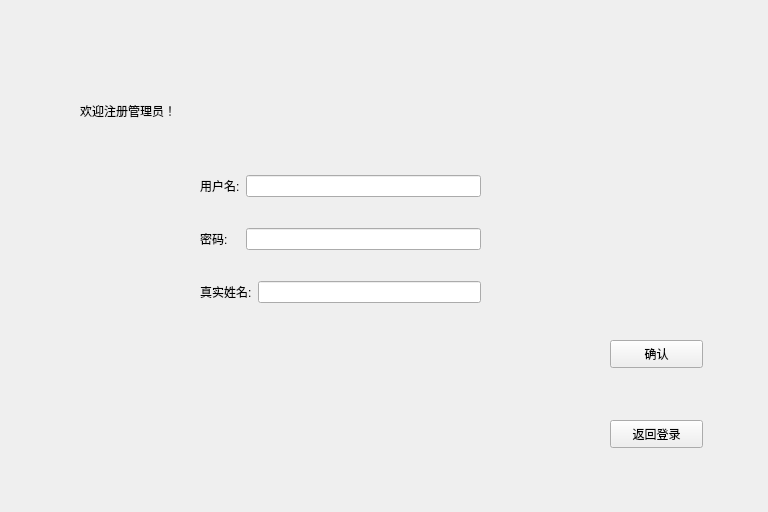
<?xml version="1.0" encoding="UTF-8"?>
<ui version="4.0">
 <class>adregister</class>
 <widget class="QWidget" name="adregister">
  <property name="geometry">
   <rect>
    <x>0</x>
    <y>0</y>
    <width>768</width>
    <height>512</height>
   </rect>
  </property>
  <property name="windowTitle">
   <string>Form</string>
  </property>
  <widget class="QWidget" name="widget" native="true">
   <property name="geometry">
    <rect>
     <x>200</x>
     <y>150</y>
     <width>281</width>
     <height>181</height>
    </rect>
   </property>
   <layout class="QGridLayout" name="gridLayout">
    <item row="0" column="0">
     <widget class="QLabel" name="label">
      <property name="text">
       <string>用户名:</string>
      </property>
     </widget>
    </item>
    <item row="0" column="1" colspan="2">
     <widget class="QLineEdit" name="lineEdit"/>
    </item>
    <item row="1" column="0">
     <widget class="QLabel" name="label_2">
      <property name="text">
       <string>密码:</string>
      </property>
     </widget>
    </item>
    <item row="1" column="1" colspan="2">
     <widget class="QLineEdit" name="lineEdit_2"/>
    </item>
    <item row="2" column="0" colspan="2">
     <widget class="QLabel" name="label_3">
      <property name="text">
       <string>真实姓名:</string>
      </property>
     </widget>
    </item>
    <item row="2" column="2">
     <widget class="QLineEdit" name="lineEdit_3"/>
    </item>
   </layout>
  </widget>
  <widget class="QLabel" name="label_4">
   <property name="geometry">
    <rect>
     <x>80</x>
     <y>60</y>
     <width>131</width>
     <height>101</height>
    </rect>
   </property>
   <property name="text">
    <string>欢迎注册管理员！</string>
   </property>
  </widget>
  <widget class="QPushButton" name="pushButton">
   <property name="geometry">
    <rect>
     <x>610</x>
     <y>420</y>
     <width>93</width>
     <height>28</height>
    </rect>
   </property>
   <property name="text">
    <string>返回登录</string>
   </property>
  </widget>
  <widget class="QPushButton" name="pushButton_2">
   <property name="geometry">
    <rect>
     <x>610</x>
     <y>340</y>
     <width>93</width>
     <height>28</height>
    </rect>
   </property>
   <property name="text">
    <string>确认</string>
   </property>
  </widget>
 </widget>
 <resources/>
 <connections/>
</ui>
